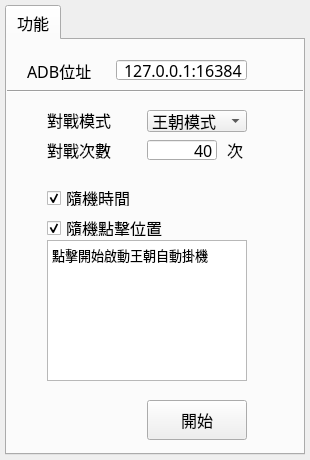
<?xml version="1.0" encoding="UTF-8"?>
<ui version="4.0">
 <class>Main</class>
 <widget class="QWidget" name="Main">
  <property name="geometry">
   <rect>
    <x>0</x>
    <y>0</y>
    <width>310</width>
    <height>460</height>
   </rect>
  </property>
  <property name="minimumSize">
   <size>
    <width>310</width>
    <height>460</height>
   </size>
  </property>
  <property name="maximumSize">
   <size>
    <width>310</width>
    <height>460</height>
   </size>
  </property>
  <property name="font">
   <font>
    <family>微軟正黑體</family>
    <pointsize>12</pointsize>
   </font>
  </property>
  <property name="windowTitle">
   <string>王朝模式掛機工具</string>
  </property>
  <widget class="QTabWidget" name="tabWidget">
   <property name="geometry">
    <rect>
     <x>5</x>
     <y>5</y>
     <width>300</width>
     <height>450</height>
    </rect>
   </property>
   <property name="minimumSize">
    <size>
     <width>300</width>
     <height>450</height>
    </size>
   </property>
   <property name="maximumSize">
    <size>
     <width>300</width>
     <height>450</height>
    </size>
   </property>
   <property name="font">
    <font>
     <family>微軟正黑體</family>
     <pointsize>12</pointsize>
    </font>
   </property>
   <property name="autoFillBackground">
    <bool>false</bool>
   </property>
   <property name="styleSheet">
    <string notr="true"/>
   </property>
   <property name="currentIndex">
    <number>0</number>
   </property>
   <widget class="QWidget" name="functionTab">
    <property name="minimumSize">
     <size>
      <width>300</width>
      <height>450</height>
     </size>
    </property>
    <property name="maximumSize">
     <size>
      <width>300</width>
      <height>450</height>
     </size>
    </property>
    <property name="font">
     <font>
      <family>微軟正黑體</family>
      <pointsize>12</pointsize>
     </font>
    </property>
    <attribute name="title">
     <string>功能</string>
    </attribute>
    <widget class="QLineEdit" name="matchTimes">
     <property name="geometry">
      <rect>
       <x>140</x>
       <y>100</y>
       <width>70</width>
       <height>20</height>
      </rect>
     </property>
     <property name="font">
      <font>
       <family>微軟正黑體</family>
       <pointsize>12</pointsize>
      </font>
     </property>
     <property name="layoutDirection">
      <enum>Qt::RightToLeft</enum>
     </property>
     <property name="text">
      <string>40</string>
     </property>
     <property name="alignment">
      <set>Qt::AlignRight|Qt::AlignTrailing|Qt::AlignVCenter</set>
     </property>
    </widget>
    <widget class="QLabel" name="connectPortTextShowLabel">
     <property name="geometry">
      <rect>
       <x>20</x>
       <y>20</y>
       <width>71</width>
       <height>21</height>
      </rect>
     </property>
     <property name="font">
      <font>
       <family>微軟正黑體</family>
       <pointsize>12</pointsize>
      </font>
     </property>
     <property name="text">
      <string>ADB位址</string>
     </property>
    </widget>
    <widget class="QPushButton" name="startButton">
     <property name="geometry">
      <rect>
       <x>140</x>
       <y>360</y>
       <width>100</width>
       <height>40</height>
      </rect>
     </property>
     <property name="font">
      <font>
       <family>微軟正黑體</family>
       <pointsize>12</pointsize>
      </font>
     </property>
     <property name="styleSheet">
      <string notr="true"/>
     </property>
     <property name="text">
      <string>開始</string>
     </property>
     <property name="default">
      <bool>false</bool>
     </property>
     <property name="flat">
      <bool>false</bool>
     </property>
    </widget>
    <widget class="QLabel" name="covenantTimeLabel">
     <property name="geometry">
      <rect>
       <x>220</x>
       <y>100</y>
       <width>20</width>
       <height>20</height>
      </rect>
     </property>
     <property name="text">
      <string>次</string>
     </property>
    </widget>
    <widget class="QTextBrowser" name="logTextBrowser">
     <property name="geometry">
      <rect>
       <x>40</x>
       <y>200</y>
       <width>200</width>
       <height>141</height>
      </rect>
     </property>
     <property name="font">
      <font>
       <family>微軟正黑體</family>
       <pointsize>10</pointsize>
      </font>
     </property>
     <property name="html">
      <string>&lt;!DOCTYPE HTML PUBLIC &quot;-//W3C//DTD HTML 4.0//EN&quot; &quot;http://www.w3.org/TR/REC-html40/strict.dtd&quot;&gt;
&lt;html&gt;&lt;head&gt;&lt;meta name=&quot;qrichtext&quot; content=&quot;1&quot; /&gt;&lt;style type=&quot;text/css&quot;&gt;
p, li { white-space: pre-wrap; }
&lt;/style&gt;&lt;/head&gt;&lt;body style=&quot; font-family:'微軟正黑體'; font-size:10pt; font-weight:400; font-style:normal;&quot;&gt;
&lt;p style=&quot; margin-top:0px; margin-bottom:0px; margin-left:0px; margin-right:0px; -qt-block-indent:0; text-indent:0px;&quot;&gt;點擊開始啟動王朝自動掛機&lt;/p&gt;&lt;/body&gt;&lt;/html&gt;</string>
     </property>
    </widget>
    <widget class="QLineEdit" name="connectPort">
     <property name="geometry">
      <rect>
       <x>109</x>
       <y>20</y>
       <width>131</width>
       <height>20</height>
      </rect>
     </property>
     <property name="font">
      <font>
       <family>微軟正黑體</family>
       <pointsize>12</pointsize>
      </font>
     </property>
     <property name="layoutDirection">
      <enum>Qt::RightToLeft</enum>
     </property>
     <property name="text">
      <string>127.0.0.1:16384</string>
     </property>
     <property name="alignment">
      <set>Qt::AlignRight|Qt::AlignTrailing|Qt::AlignVCenter</set>
     </property>
    </widget>
    <widget class="QLabel" name="matchTimesTextShowLabel">
     <property name="geometry">
      <rect>
       <x>40</x>
       <y>100</y>
       <width>71</width>
       <height>20</height>
      </rect>
     </property>
     <property name="font">
      <font>
       <family>微軟正黑體</family>
       <pointsize>12</pointsize>
      </font>
     </property>
     <property name="text">
      <string>對戰次數</string>
     </property>
    </widget>
    <widget class="QCheckBox" name="randomTimeCheckButton">
     <property name="geometry">
      <rect>
       <x>40</x>
       <y>150</y>
       <width>101</width>
       <height>16</height>
      </rect>
     </property>
     <property name="text">
      <string>隨機時間</string>
     </property>
     <property name="checked">
      <bool>true</bool>
     </property>
    </widget>
    <widget class="QCheckBox" name="randomClickCheckButton">
     <property name="geometry">
      <rect>
       <x>40</x>
       <y>180</y>
       <width>121</width>
       <height>16</height>
      </rect>
     </property>
     <property name="text">
      <string>隨機點擊位置</string>
     </property>
     <property name="checked">
      <bool>true</bool>
     </property>
    </widget>
    <widget class="Line" name="line">
     <property name="geometry">
      <rect>
       <x>0</x>
       <y>50</y>
       <width>300</width>
       <height>3</height>
      </rect>
     </property>
     <property name="orientation">
      <enum>Qt::Horizontal</enum>
     </property>
    </widget>
    <widget class="QLabel" name="matchMode_title">
     <property name="geometry">
      <rect>
       <x>40</x>
       <y>70</y>
       <width>71</width>
       <height>20</height>
      </rect>
     </property>
     <property name="font">
      <font>
       <family>微軟正黑體</family>
       <pointsize>12</pointsize>
      </font>
     </property>
     <property name="text">
      <string>對戰模式</string>
     </property>
    </widget>
    <widget class="QComboBox" name="modeSelector">
     <property name="geometry">
      <rect>
       <x>140</x>
       <y>70</y>
       <width>100</width>
       <height>22</height>
      </rect>
     </property>
     <item>
      <property name="text">
       <string>王朝模式</string>
      </property>
     </item>
     <item>
      <property name="text">
       <string>5v5 模式</string>
      </property>
     </item>
    </widget>
   </widget>
  </widget>
 </widget>
 <resources/>
 <connections/>
</ui>
